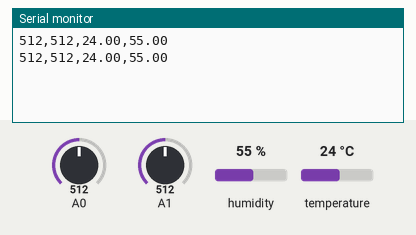
The sketch below on a simulated Arduino Uno, built with avr-gcc and run on an emulated ATmega328P. On the bench: the last lines printed to the serial monitor. Inputs (shaded band) come from the test bench; at power-on: humidity 55 %, A0 = 512, A1 = 512, temperature 24 °C.

Above: at 10.8 s.
10.9 s: humidity set to 22 %
At 16.1 s:
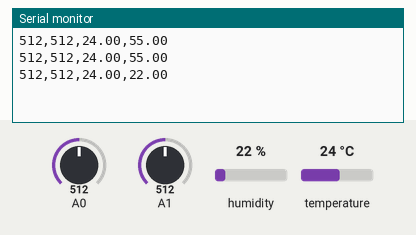
18.4 s: A0 set to 716
At 21.5 s:
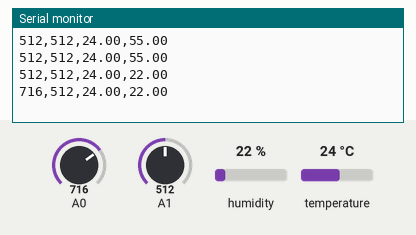
25.9 s: A1 set to 716
At 31.2 s:
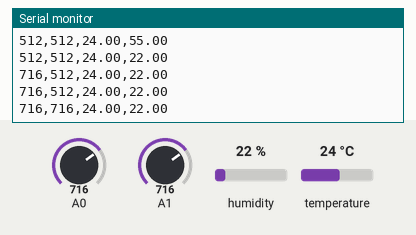
33.4 s: temperature set to 12 °C
At 35.4 s:
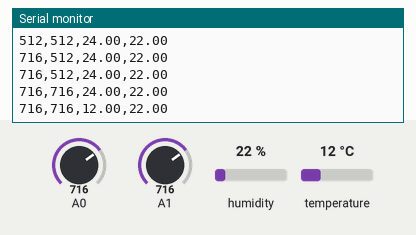
40.9 s: A0 set to 992
At 46.3 s:
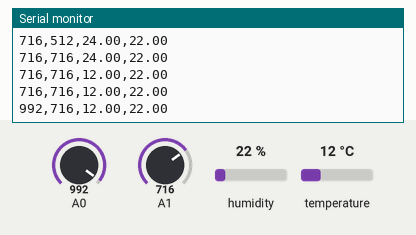
48.4 s: A1 set to 992
At 50.5 s:
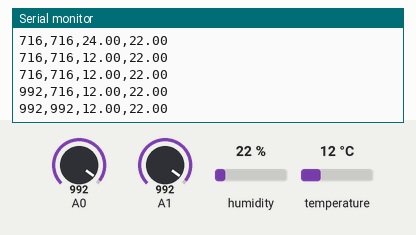
Timing chart, 0 to 52.0 s (numbered marks = the images above; inputs shaded):
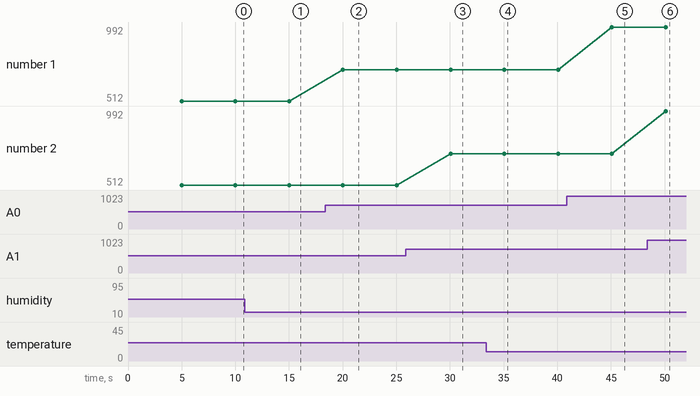

Measured:
- after the input at 10.9 s, the serial monitor: prints a new line after 4.1 s (image 1)
- after the input at 18.4 s, the serial monitor: prints a new line after 1.6 s (image 2)
- after the input at 25.9 s, the serial monitor: prints a new line after 4.2 s (image 3)
- after the input at 33.4 s, the serial monitor: prints a new line after 1.7 s (image 4)
- after the input at 40.9 s, the serial monitor: prints a new line after 4.2 s (image 5)
- after the input at 48.4 s, the serial monitor: prints a new line after 1.7 s (image 6)
- plotted number 1: 512 → 716 after the input at 18.4 s, 716 → 992 after the input at 40.9 s

The sketch:

massanngeana.ino
```cpp
#include <DHT22.h>
// Only used for sprintf
#include <stdio.h>

// Data wire is plugged into port 7 on the Arduino
// Connect a 4.7K resistor between VCC and the data pin (strong pullup)
#define DHT22_PIN 3

// Setup a DHT22 instance
DHT22 myDHT22(DHT22_PIN);

void setup(void)
{
  analogReference(DEFAULT);
  // start serial port
  Serial.begin(9600);
}

void loop(void)
{
  DHT22_ERROR_t errorCode;

  // The sensor can only be read from every 1-2s, and requires a minimum
  // 2s warm-up after power-on.
  delay(5000);

  errorCode = myDHT22.readData();
  switch(errorCode)
  {
    case DHT_ERROR_NONE:
      Serial.print(analogRead(A0));
      Serial.print(",");
      Serial.print(analogRead(A1));
      Serial.print(",");
      Serial.print(myDHT22.getTemperatureC());
      Serial.print(",");
      Serial.println(myDHT22.getHumidity());
      break;
    case DHT_ERROR_CHECKSUM:
      Serial.print(analogRead(A0));
      Serial.print(",");
      Serial.print(analogRead(A1));
      Serial.print(",");
      Serial.print("check sum error ");
      Serial.print(myDHT22.getTemperatureC());
      Serial.print(",");
      Serial.print(myDHT22.getHumidity());
      Serial.println(",");
      break;
    case DHT_BUS_HUNG:
      Serial.println("BUS Hung ");
      break;
    case DHT_ERROR_NOT_PRESENT:
      Serial.println("Not Present ");
      break;
    case DHT_ERROR_ACK_TOO_LONG:
      Serial.println("ACK time out ");
      break;
    case DHT_ERROR_SYNC_TIMEOUT:
      Serial.println("Sync Timeout ");
      break;
    case DHT_ERROR_DATA_TIMEOUT:
      Serial.println("Data Timeout ");
      break;
    case DHT_ERROR_TOOQUICK:
      Serial.println("Polled to quick ");
      break;
  }
}
```
